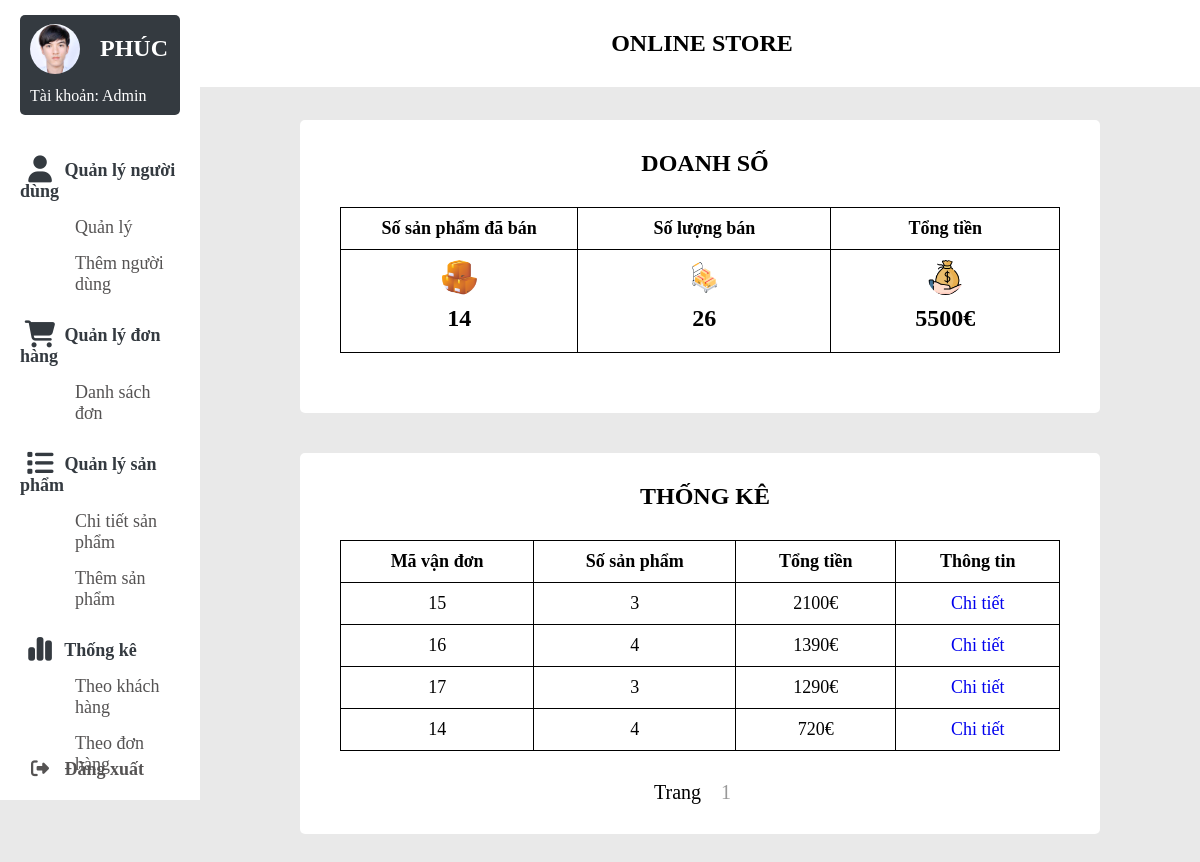
The app's page /admin/cart_statistic-admin.php with its own data.
### tables this page shows
CREATE TABLE `cart_detail` (
  `id` int(11) NOT NULL,
  `username` varchar(500) NOT NULL,
  `hoten` varchar(50) NOT NULL,
  `diachi` varchar(1000) NOT NULL,
  `sdt` varchar(50) NOT NULL,
  `payment` varchar(50) NOT NULL,
  `tensp` varchar(500) NOT NULL,
  `soluong` varchar(500) NOT NULL,
  `gia` varchar(500) NOT NULL,
  `tong` varchar(50) NOT NULL,
  `tongtien` varchar(50) NOT NULL,
  `xuly` varchar(50) NOT NULL,
  `time_shipping` date NOT NULL,
  `time_order` date NOT NULL
);

### admin/cart_statistic-admin.php (the view, shortened to what this page needs)
<?php
global $conn;
$admin = $_GET['admin'];
$sql = "SELECT * FROM cart_detail ORDER BY CAST(tongtien AS DECIMAL(10,2)) DESC";
$result = $conn->query($sql);
$total_quantity = 0;
$total_price = 0;
$count_tensp = 0;
while ($row = $result->fetch_assoc()) {
    $tensp_array = explode('/', $row['tensp']);
    $soluong_array = explode('/', $row['soluong']);
    foreach ($tensp_array as $product) {
        $count_tensp++;
    }
    foreach ($soluong_array as $quantity) {
        $total_quantity += (int)$quantity;
    }
    $total_price += (int)$row['tongtien'];
}
?>
<span style="font-family: verdana, geneva, sans-serif;"><!DOCTYPE html>
<html lang="en">
<head>
    <link rel="stylesheet" href="style/style_admin.css" />
    <link rel="stylesheet" href="style/style_statisticadmin.css" />
    <link rel="stylesheet" href="https://cdnjs.cloudflare.com/ajax/libs/font-awesome/6.5.0/css/all.min.css" />
</head>
<body>
    <div class="container">
    <?php include ('navbar.php'); ?>
    <div class="top-banner">
        <p>online store</p>
    </div>
    <section class="main">
        <div class="main-top"></div>
        <div class="background-section">
        <div class="main-body">
          <h1>DOANH SỐ</h1>
        </div>
        <table style="margin-bottom: 30px; border-collapse:collapse">
        <tr>
            <th>Số sản phẩm đã bán</th>
            <th>Số lượng bán</th>
            <th>Tổng tiền</th>
        </tr>
        <tr>
            <td style=" align-items:center; text-align:center; width: 33%">
                <img src="image/products.png" alt="" style="width: 35px;height:35px;object-fit:cover;margin-left: 0px">
                <p style=" padding:10px 15px;"><?php echo $count_tensp?></p>
            </td>
            <td style=" align-items:center; text-align:center">
                <img src="image/cart.png" alt="" style="width: 35px;height:35px;object-fit:cover;margin-left: 0px">
                <p style=" padding:10px 15px;"><?php echo $total_quantity?></p>
            </td>
            <td style=" align-items:center; text-align:center"">
                <img src="image/salary.jpg" alt="" style="width: 35px;height:35px;object-fit:cover;margin-left: 0px">
                <p style=" padding:10px 15px;"><?php echo $total_price . '€'?></p>
            </td>
        </tr>
        </table>
        </div>
        <div class="background-section">
        <div class="main-body">
          <h1>THỐNG KÊ</h1>
        </div>
        <table style="border-collapse:collapse">
            <tr>
                <th>Mã vận đơn</th>
                <th>Số sản phẩm</th>
                <th>Tổng tiền</th>
                <th>Thông tin</th>
            </tr>
            <?php
            $records_per_page = 10;
            $sql_count = "SELECT COUNT(*) AS total_records FROM cart_detail";
            $result_count = $conn->query($sql_count);
            $row_count = $result_count->fetch_assoc();
            $total_records = $row_count['total_records'];
            $total_pages = ceil($total_records / $records_per_page);
            $current_page = isset($_GET['page']) ? $_GET['page'] : 1;
            $offset = ($current_page - 1) * $records_per_page;
            $sql_offset = "SELECT * FROM cart_detail ORDER BY CAST(tongtien AS DECIMAL(10,2)) DESC
            LIMIT $records_per_page OFFSET $offset";
            $result_offset = $conn->query($sql_offset);
            $pagination = "<div class='pagination' style='font-size: 20px;'> Trang ";
            for ($i = 1; $i <= $total_pages; $i++) {
                $pagination .= "<a style='text-decoration: none; padding: 0; min-width: 2.5rem; text-align: center; height: 1.875rem; font-size: 1.25rem; margin-left: .9375rem; margin-right: .9375rem; color: rgba(0,0,0,.4); display: inline; justify-content: center;' href='?admin=$admin&page=$i'>$i</a>";
            }
            $pagination .= "</div>";
            while ($row = $result_offset->fetch_assoc()){
                $tensp_array = explode('/', $row['tensp']);
                $count_slash_tensp = count($tensp_array);
                ?>
            <tr>
                <td><?php echo $row['id'] ?></td>
                <td><?php echo $count_slash_tensp ?></td>
                <td><?php echo $row['tongtien'].'€' ?></td>
                <td>
                    <a href="chitietdonhang_statistic.php?admin=<?php echo $admin?>&mvd=<?php echo $row['id']?>">
                        Chi tiết
                    </a>
                </td>
            </tr>
            <?php } ?>
        </table>
        <div style="padding-top: 30px">
            <?php
            echo $pagination;
            ?>
        </div>
    </section>
    </div>
</body>
</html>

### admin/style/style_admin.css (style rules this page uses)
* { margin: 0; padding: 0; outline: none; border: none; text-decoration: none; list-style: none; box-sizing: border-box; font-family: 'Times New Roman', Times, serif; }
body { background: rgb(233, 233, 233); overflow-y: scroll; }
.container { display:flex; }
img, h1 { margin-left: 10px; }
.top-banner { top: 0; left: 0; position: fixed; width: 85% ; padding: 30px; z-index: 6666; background-color: #fff; margin-left: 16% ; }
p { text-align: center ; font-weight: bold; font-size: 24px; text-transform: uppercase; }
.main { width: 100% ; text-align: center; }
.main-top { padding: 50px; }
.main-body { padding: 10px 10px 10px 20px; }
h1 { margin: 20px 10px; }
.background-section { background-color: white; margin-top: 2%; margin-bottom: 4% ; margin-left: 100px; margin-right: 100px; border-radius: 5px; }

### admin/style/style_statisticadmin.css (style rules this page uses)
table,th,td { border: solid 1px black; }
table { width: 90%; font-size: 18px; text-align: center; margin-left: 5%; }
td, th { padding: 10px; }
.background-section { padding-bottom: 3% ; }
img { width: 50px; border-radius: 50%; }

### records on screen
cart_detail: id "15", tensp "3", tongtien "2100"
cart_detail: id "16", tensp "4", tongtien "1390"
cart_detail: id "17", tensp "3", tongtien "1290"
cart_detail: id "14", tensp "4", tongtien "720"

### other values on screen
$count_tensp "14"
$total_quantity "26"
$total_price "5500"
